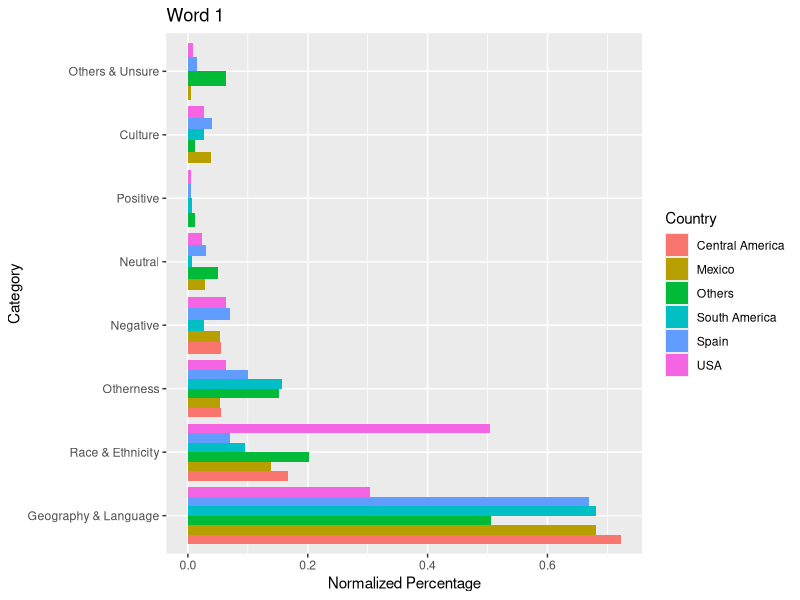
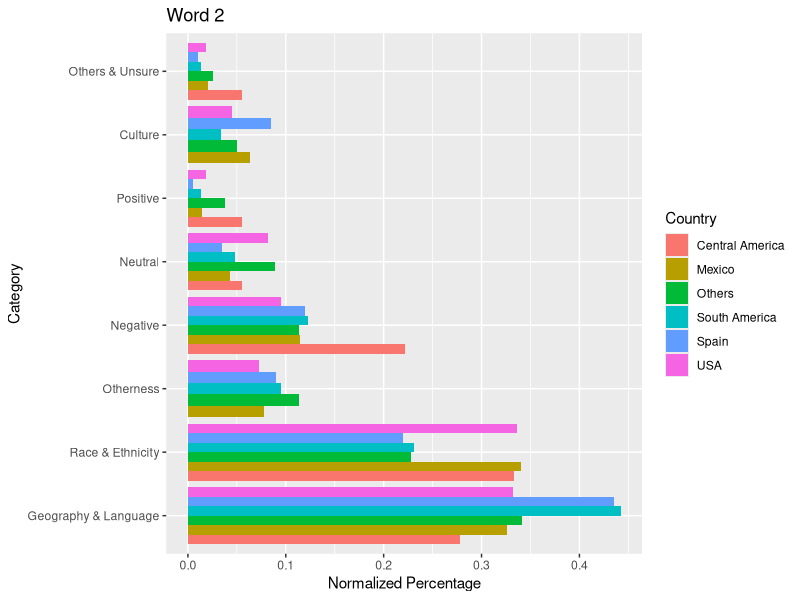
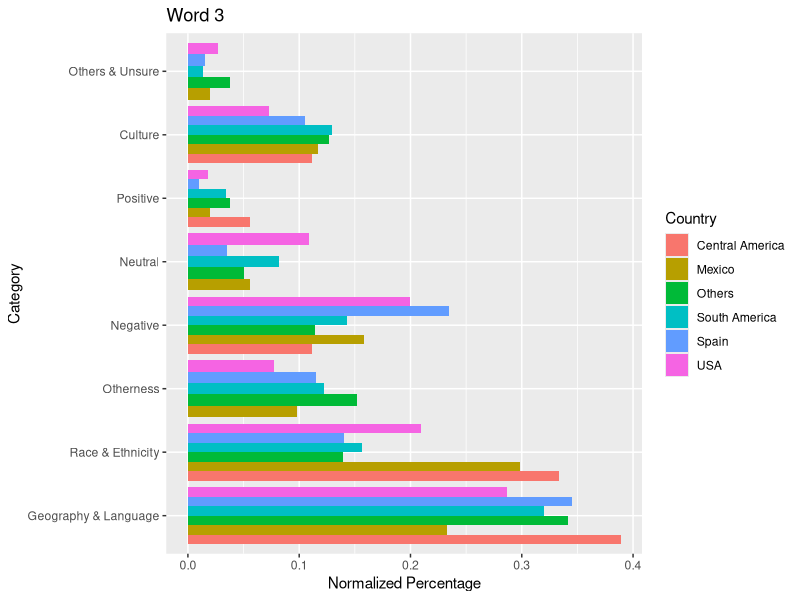
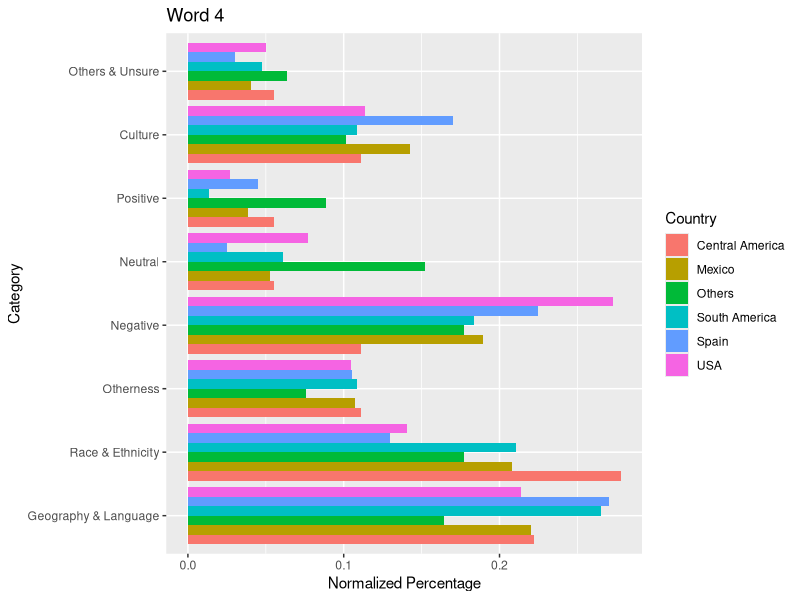
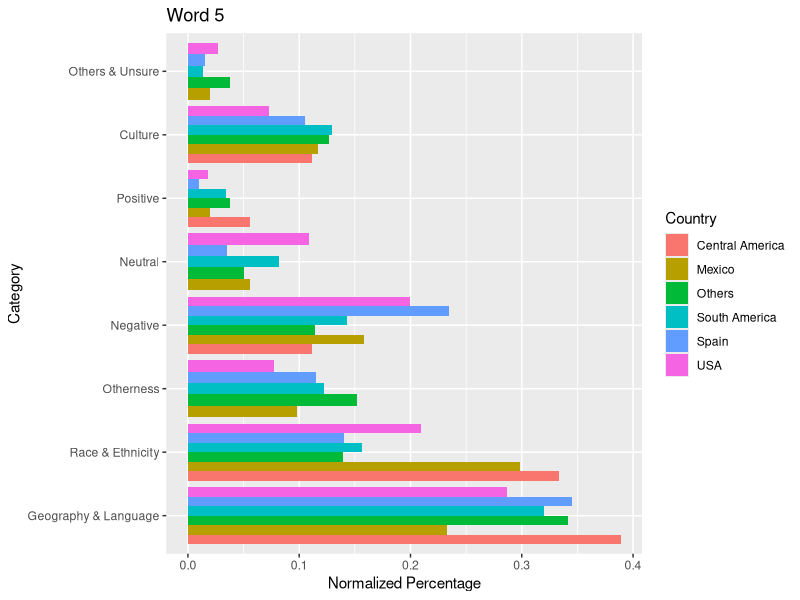

Recreate these plots in R, in order.
## ---- chunk 1
library(dplyr)
library(tidyverse)
library(stats)
library(readxl)
getwd()
df <- read_xlsx("Horizontal_Matrix.xlsx")
## ---- chunk 2
w1 <- df %>% filter(w1_perc!=0)
library(ggplot2)
p<-ggplot(w1, aes(x=factor(Category, levels=c("Geography & Language", 
                          "Race & Ethnicity", "Otherness","Negative",
                          "Neutral", "Positive", "Culture",
                          "Others & Unsure")), 
   y = w1_perc, fill=Country)) + geom_bar(stat="identity", position=position_dodge())
p + labs(title="Word 1") + 
  xlab("Category") + ylab("Normalized Percentage") + 
  coord_flip()
## ---- chunk 3
w2 <- df %>% filter(w2_perc!=0)

library(ggplot2)
p<-ggplot(w2, aes(x=factor(Category, levels=c("Geography & Language", 
                                              "Race & Ethnicity",
                                              "Otherness","Negative",
                                              "Neutral", "Positive",
                                              "Culture",
                                              "Others & Unsure")), 
   y = w2_perc, fill=Country)) + geom_bar(stat="identity", position=position_dodge())

p + labs(title="Word 2") + 
  xlab("Category") + ylab("Normalized Percentage") + 
  coord_flip()
## ---- chunk 4
w3 <- df %>% filter(w3_perc!=0)

library(ggplot2)
p<-ggplot(w3, aes(x=factor(Category, levels=c("Geography & Language", 
                                              "Race & Ethnicity",
                                              "Otherness","Negative",
                                              "Neutral", "Positive",
                                              "Culture",
                                              "Others & Unsure")), 
   y = w3_perc, fill=Country)) + geom_bar(stat="identity", position=position_dodge())

p + labs(title="Word 3") + 
  xlab("Category") + ylab("Normalized Percentage") + 
  coord_flip()
## ---- chunk 5
w4 <- df %>% filter(w4_perc!=0)

library(ggplot2)
p<-ggplot(w4, aes(x=factor(Category, levels=c("Geography & Language", 
                                              "Race & Ethnicity",
                                              "Otherness","Negative",
                                              "Neutral", "Positive",
                                              "Culture",
                                              "Others & Unsure")), 
   y = w4_perc, fill=Country)) + geom_bar(stat="identity", position=position_dodge())

p + labs(title="Word 4") + 
  xlab("Category") + ylab("Normalized Percentage") + 
  coord_flip()
## ---- chunk 6
w5 <- df %>% filter(w5_perc!=0)

library(ggplot2)
p<-ggplot(w3, aes(x=factor(Category, levels=c("Geography & Language", 
                                              "Race & Ethnicity",
                                              "Otherness","Negative",
                                              "Neutral", "Positive",
                                              "Culture",
                                              "Others & Unsure")), 
   y = w3_perc, fill=Country)) + geom_bar(stat="identity", position=position_dodge())

p + labs(title="Word 5") + 
  xlab("Category") + ylab("Normalized Percentage") + 
  coord_flip()
